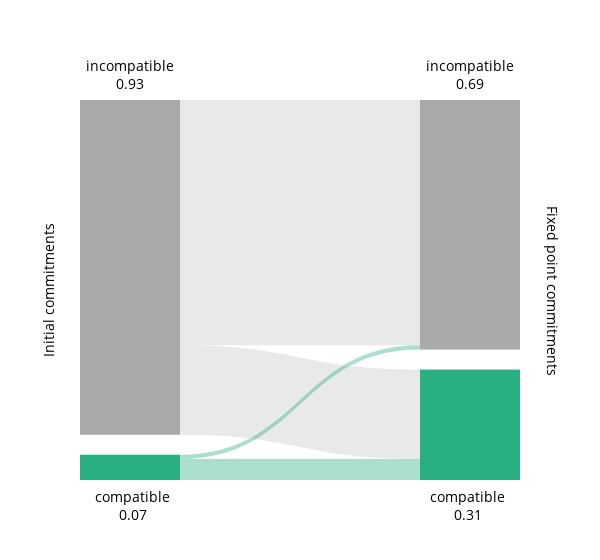
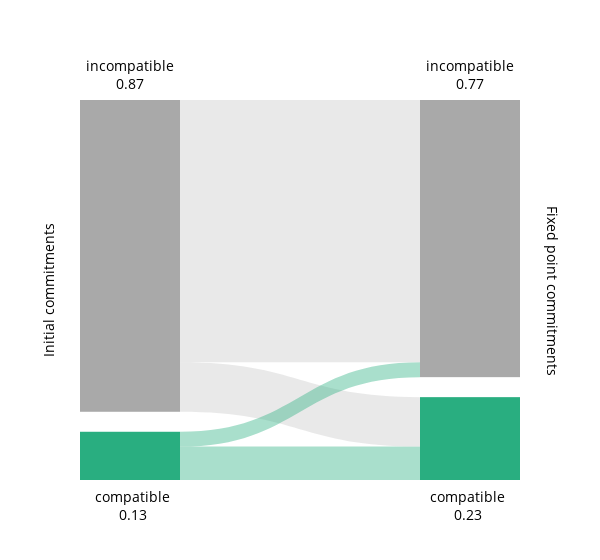
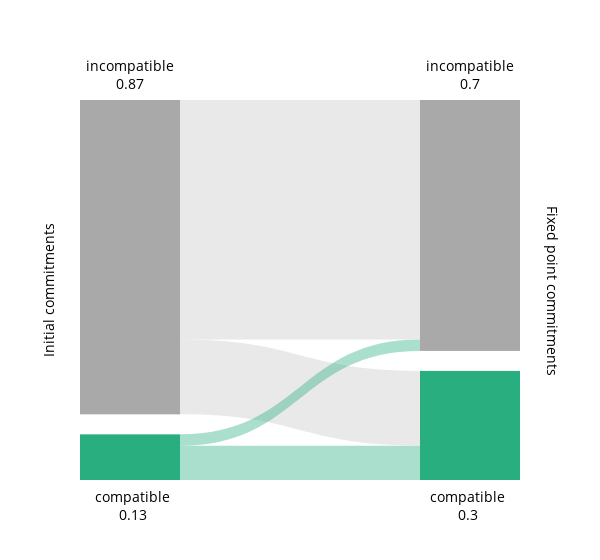
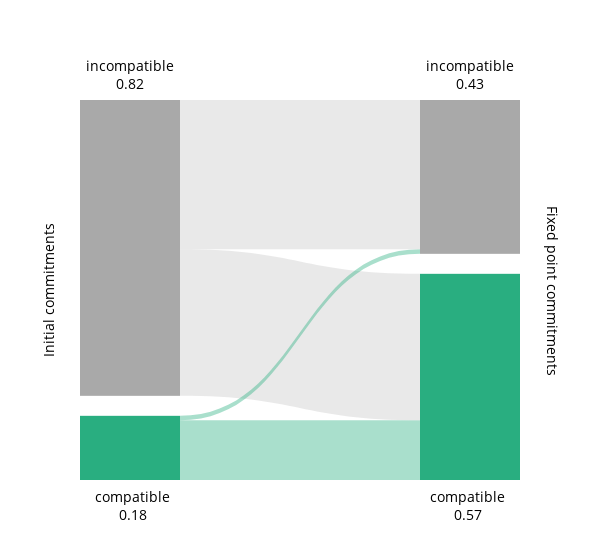

The code cell stored with these charts, in order, in its notebook:
### Code cell
# dataframe for table
fp_table_df = pd.DataFrame() 

# loop
for configuration in result_df["configuration"].unique():
    
    print(configuration)
    
    table_row = {}
    table_row["configuration"] = configuration
    
    # unpack weights
    alpha_a, alpha_s, alpha_f = configuration
    
    # create strings for annotation and filename
    annotation_text = r"$(\alpha_{A}, \alpha_{S}, \alpha_{F}) = " + "({},\ {},\ {})$".format(alpha_a, alpha_s, alpha_f)
    file_name = "compatibility_flow2_{}_{}_{}.png".format(str(alpha_a)[2:], str(alpha_s)[2:], str(alpha_f)[2:])



    df = result_df[result_df["configuration"]==configuration]

    dff = df[["init_coms_compat", "fp_coms_compat_list"]].set_index("init_coms_compat").apply(pd.Series.explode).reset_index()

    print(len(dff))
    
    
    ic1_fp1 = len(dff[(dff["init_coms_compat"]>0) & (dff["fp_coms_compat_list"]>0)])
    ic1_fp0 = len(dff[(dff["init_coms_compat"]>0) & (dff["fp_coms_compat_list"]<1)])
    ic0_fp1 = len(dff[(dff["init_coms_compat"]<1) & (dff["fp_coms_compat_list"]>0)])
    ic0_fp0 = len(dff[(dff["init_coms_compat"]<1) & (dff["fp_coms_compat_list"]<1)])
    
    print("fp1", len(dff[(dff["init_coms_compat"]>0) & (dff["fp_coms_compat_list"]>0)]) + 
         len(dff[(dff["init_coms_compat"]<1) & (dff["fp_coms_compat_list"]>0)]))
    

    rel_ic1 = round((ic1_fp1 + ic1_fp0) / (ic1_fp1 + ic1_fp0 + ic0_fp1 + ic0_fp0), 2)
    rel_fp1 = round((ic1_fp1 + ic0_fp1) / (ic1_fp1 + ic1_fp0 + ic0_fp1 + ic0_fp0), 2)

    rel_ic0 = round(1-rel_ic1, 2)
    rel_fp0 = round(1-rel_fp1, 2)
    
    table_row["fp_rel_ic1"] = rel_ic1
    table_row["fp_rel_fp1"] = rel_fp1
    fp_table_df = fp_table_df.append(table_row, ignore_index = True)
    
    
    print("rel_ic1_fp0: ", ic1_fp0/(ic1_fp0+ic1_fp1))
    print("rel_ic0_fp1: ", ic0_fp1/(ic0_fp0+ic0_fp1))

    fig = go.Figure(data=[go.Sankey(
        node = dict(
          pad = 20,
          thickness = 100,
          line =  dict(color = "black", width = 0.0),
          label = ["", "", "", ""],
          color = ["#29ae80", "darkgray","#29ae80", "darkgray"]
        ),
        link = dict(
          source = [0, 1, 0, 1], # indices correspond to labels, eg A1, A2, A1, B1, ...
          target = [2, 2, 3, 3],
          value =  [ic1_fp1, ic0_fp1, ic1_fp0, ic0_fp0],
          color = ["rgba(41, 174, 128, 0.4)", "rgba(211,211,211, 0.5)", "rgba(41, 174, 128, 0.4)", "rgba(211,211,211, 0.5)"]
      ))])

    # Annotations

    # Initial Commitments
    fig.add_annotation(dict(font=dict(color="black",size=14),
                                    showarrow=False,
                                    x=-0.1,
                                    y=0.5,
                                    text="Initial commitments",
                                    textangle=-90,
                                    xref="paper",
                                    yref="paper"))

    # Compatible Initial Commitments
    fig.add_annotation(dict(font=dict(color="black",size=14),
                                    showarrow=False,
                                    x=0.03,
                                    y=-0.12,
                                    text="compatible<br>" + str(rel_ic1),
                                    textangle=0,
                                    xref="paper",
                                    yref="paper"))

    # Incompatbile Initial Commitments
    fig.add_annotation(dict(font=dict(color="black",size=14),
                                    showarrow=False,
                                    x=0.01,
                                    y=1.12,
                                    text="incompatible<br>" + str(rel_ic0),
                                    textangle=0,
                                    xref="paper",
                                    yref="paper"))

    # Fixed Points
    fig.add_annotation(dict(font=dict(color="black",size=14),
                                    showarrow=False,
                                    x=1.1,
                                    y=0.5,
                                    text="Fixed point commitments",
                                    textangle=90,
                                    xref="paper",
                                    yref="paper"))

    # Consistent Fixed Points
    fig.add_annotation(dict(font=dict(color="black",size=14),
                                    showarrow=False,
                                    x=0.97,
                                    y=-0.12,
                                    text="compatible<br>" + str(rel_fp1),
                                    textangle=0,
                                    xref="paper",
                                    yref="paper"))

    # Incompatible Fixed Points
    fig.add_annotation(dict(font=dict(color="black",size=14),
                                    showarrow=False,
                                    x=0.99,
                                    y=1.12,
                                    text="incompatible<br>" + str(rel_fp0),
                                    textangle=0,
                                    xref="paper",
                                    yref="paper"))

    fig.update_layout(width=600,)

    #fig.update_layout(title_text="Basic Sankey Diagram")

    fig.show()

    pio.write_image(fig, path.join(plot_dir, file_name), scale=2)

### Figure 1 — Plotly figure (JSON) as saved in the notebook; plotly's stock layout.template omitted (floating-point values rounded to 4 significant figures)
{"data": [{"link": {"color": ["rgba(41, 174, 128, 0.4)", "rgba(211,211,211, 0.5)", "rgba(41, 174, 128, 0.4)", "rgba(211,211,211, 0.5)"], "source": [0, 1, 0, 1], "target": [2, 2, 3, 3], "value": [428, 1832, 89, 5019]}, "node": {"color": ["#29ae80", "darkgray", "#29ae80", "darkgray"], "label": ["", "", "", ""], "line": {"color": "black", "width": 0}, "pad": 20, "thickness": 100}, "type": "sankey"}], "layout": {"annotations": [{"font": {"color": "black", "size": 14}, "showarrow": false, "text": "Initial commitments", "textangle": -90, "x": -0.1, "xref": "paper", "y": 0.5, "yref": "paper"}, {"font": {"color": "black", "size": 14}, "showarrow": false, "text": "compatible<br>0.07", "textangle": 0, "x": 0.03, "xref": "paper", "y": -0.12, "yref": "paper"}, {"font": {"color": "black", "size": 14}, "showarrow": false, "text": "incompatible<br>0.93", "textangle": 0, "x": 0.01, "xref": "paper", "y": 1.12, "yref": "paper"}, {"font": {"color": "black", "size": 14}, "showarrow": false, "text": "Fixed point commitments", "textangle": 90, "x": 1.1, "xref": "paper", "y": 0.5, "yref": "paper"}, {"font": {"color": "black", "size": 14}, "showarrow": false, "text": "compatible<br>0.31", "textangle": 0, "x": 0.97, "xref": "paper", "y": -0.12, "yref": "paper"}, {"font": {"color": "black", "size": 14}, "showarrow": false, "text": "incompatible<br>0.69", "textangle": 0, "x": 0.99, "xref": "paper", "y": 1.12, "yref": "paper"}], "width": 600}}

### Figure 2 — Plotly figure (JSON) as saved in the notebook; plotly's stock layout.template omitted (floating-point values rounded to 4 significant figures)
{"data": [{"link": {"color": ["rgba(41, 174, 128, 0.4)", "rgba(211,211,211, 0.5)", "rgba(41, 174, 128, 0.4)", "rgba(211,211,211, 0.5)"], "source": [0, 1, 0, 1], "target": [2, 2, 3, 3], "value": [1075, 1591, 477, 8441]}, "node": {"color": ["#29ae80", "darkgray", "#29ae80", "darkgray"], "label": ["", "", "", ""], "line": {"color": "black", "width": 0}, "pad": 20, "thickness": 100}, "type": "sankey"}], "layout": {"annotations": [{"font": {"color": "black", "size": 14}, "showarrow": false, "text": "Initial commitments", "textangle": -90, "x": -0.1, "xref": "paper", "y": 0.5, "yref": "paper"}, {"font": {"color": "black", "size": 14}, "showarrow": false, "text": "compatible<br>0.13", "textangle": 0, "x": 0.03, "xref": "paper", "y": -0.12, "yref": "paper"}, {"font": {"color": "black", "size": 14}, "showarrow": false, "text": "incompatible<br>0.87", "textangle": 0, "x": 0.01, "xref": "paper", "y": 1.12, "yref": "paper"}, {"font": {"color": "black", "size": 14}, "showarrow": false, "text": "Fixed point commitments", "textangle": 90, "x": 1.1, "xref": "paper", "y": 0.5, "yref": "paper"}, {"font": {"color": "black", "size": 14}, "showarrow": false, "text": "compatible<br>0.23", "textangle": 0, "x": 0.97, "xref": "paper", "y": -0.12, "yref": "paper"}, {"font": {"color": "black", "size": 14}, "showarrow": false, "text": "incompatible<br>0.77", "textangle": 0, "x": 0.99, "xref": "paper", "y": 1.12, "yref": "paper"}], "width": 600}}

### Figure 3 — Plotly figure (JSON) as saved in the notebook; plotly's stock layout.template omitted (floating-point values rounded to 4 significant figures)
{"data": [{"link": {"color": ["rgba(41, 174, 128, 0.4)", "rgba(211,211,211, 0.5)", "rgba(41, 174, 128, 0.4)", "rgba(211,211,211, 0.5)"], "source": [0, 1, 0, 1], "target": [2, 2, 3, 3], "value": [493, 1077, 164, 3448]}, "node": {"color": ["#29ae80", "darkgray", "#29ae80", "darkgray"], "label": ["", "", "", ""], "line": {"color": "black", "width": 0}, "pad": 20, "thickness": 100}, "type": "sankey"}], "layout": {"annotations": [{"font": {"color": "black", "size": 14}, "showarrow": false, "text": "Initial commitments", "textangle": -90, "x": -0.1, "xref": "paper", "y": 0.5, "yref": "paper"}, {"font": {"color": "black", "size": 14}, "showarrow": false, "text": "compatible<br>0.13", "textangle": 0, "x": 0.03, "xref": "paper", "y": -0.12, "yref": "paper"}, {"font": {"color": "black", "size": 14}, "showarrow": false, "text": "incompatible<br>0.87", "textangle": 0, "x": 0.01, "xref": "paper", "y": 1.12, "yref": "paper"}, {"font": {"color": "black", "size": 14}, "showarrow": false, "text": "Fixed point commitments", "textangle": 90, "x": 1.1, "xref": "paper", "y": 0.5, "yref": "paper"}, {"font": {"color": "black", "size": 14}, "showarrow": false, "text": "compatible<br>0.3", "textangle": 0, "x": 0.97, "xref": "paper", "y": -0.12, "yref": "paper"}, {"font": {"color": "black", "size": 14}, "showarrow": false, "text": "incompatible<br>0.7", "textangle": 0, "x": 0.99, "xref": "paper", "y": 1.12, "yref": "paper"}], "width": 600}}

### Figure 4 — Plotly figure (JSON) as saved in the notebook; plotly's stock layout.template omitted (floating-point values rounded to 4 significant figures)
{"data": [{"link": {"color": ["rgba(41, 174, 128, 0.4)", "rgba(211,211,211, 0.5)", "rgba(41, 174, 128, 0.4)", "rgba(211,211,211, 0.5)"], "source": [0, 1, 0, 1], "target": [2, 2, 3, 3], "value": [686, 1685, 52, 1717]}, "node": {"color": ["#29ae80", "darkgray", "#29ae80", "darkgray"], "label": ["", "", "", ""], "line": {"color": "black", "width": 0}, "pad": 20, "thickness": 100}, "type": "sankey"}], "layout": {"annotations": [{"font": {"color": "black", "size": 14}, "showarrow": false, "text": "Initial commitments", "textangle": -90, "x": -0.1, "xref": "paper", "y": 0.5, "yref": "paper"}, {"font": {"color": "black", "size": 14}, "showarrow": false, "text": "compatible<br>0.18", "textangle": 0, "x": 0.03, "xref": "paper", "y": -0.12, "yref": "paper"}, {"font": {"color": "black", "size": 14}, "showarrow": false, "text": "incompatible<br>0.82", "textangle": 0, "x": 0.01, "xref": "paper", "y": 1.12, "yref": "paper"}, {"font": {"color": "black", "size": 14}, "showarrow": false, "text": "Fixed point commitments", "textangle": 90, "x": 1.1, "xref": "paper", "y": 0.5, "yref": "paper"}, {"font": {"color": "black", "size": 14}, "showarrow": false, "text": "compatible<br>0.57", "textangle": 0, "x": 0.97, "xref": "paper", "y": -0.12, "yref": "paper"}, {"font": {"color": "black", "size": 14}, "showarrow": false, "text": "incompatible<br>0.43", "textangle": 0, "x": 0.99, "xref": "paper", "y": 1.12, "yref": "paper"}], "width": 600}}
